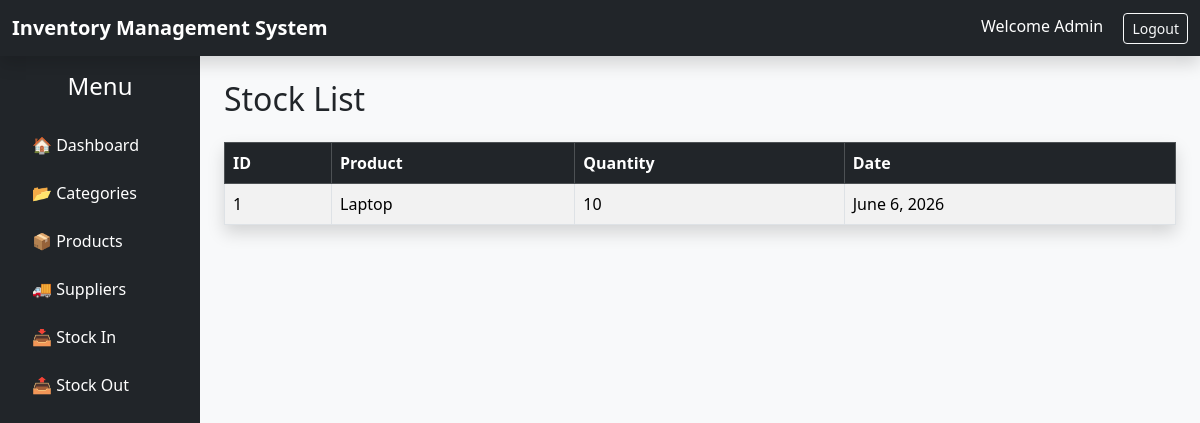
The page /stock/list/ on the database its author committed.
### inventory/models.py (models this page shows, shortened)
class StockIn(models.Model):
    product = models.ForeignKey(
        Product,
        on_delete=models.CASCADE
    )
    quantity = models.IntegerField()
    date = models.DateField(
        auto_now_add=True
    )

class Product(models.Model):
    product_name = models.CharField(max_length=100)
    price = models.DecimalField(
        max_digits=10,
        decimal_places=2
    )
    quantity = models.IntegerField()
    category = models.ForeignKey(
        Category,
        on_delete=models.CASCADE
    )
    def __str__(self):
        return self.product_name

### inventory/views.py (the view)
# urls.py: path('stock/list/',views.stock_list,name='stock_list'),
def stock_list(request):
    stocks = StockIn.objects.all()
    return render(
        request,
        'inventory/stock_list.html',
        {'stocks': stocks}
    )

### inventory/templates/inventory/stock_list.html
{% extends 'inventory/base.html' %}
{% block content %}
    <h2 class="mb-4">Stock List</h2>
    <table class="table table-bordered table-striped table-hover shadow">
        <thead class="table-dark">
            <tr>
                <th>ID</th>
                <th>Product</th>
                <th>Quantity</th>
                <th>Date</th>
            </tr>
        </thead>
        <tbody>
            {% for stock in stocks %}
            <tr>
                <td>{{ stock.id }}</td>
                <td>{{ stock.product }}</td>
                <td>{{ stock.quantity }}</td>
                <td>{{ stock.date }}</td>
            </tr>
            {% endfor %}
        </tbody>
    </table>
{% endblock %}

### rows shown on the page
StockIn: id "1", product "Laptop", quantity "10", date "June 6, 2026"
